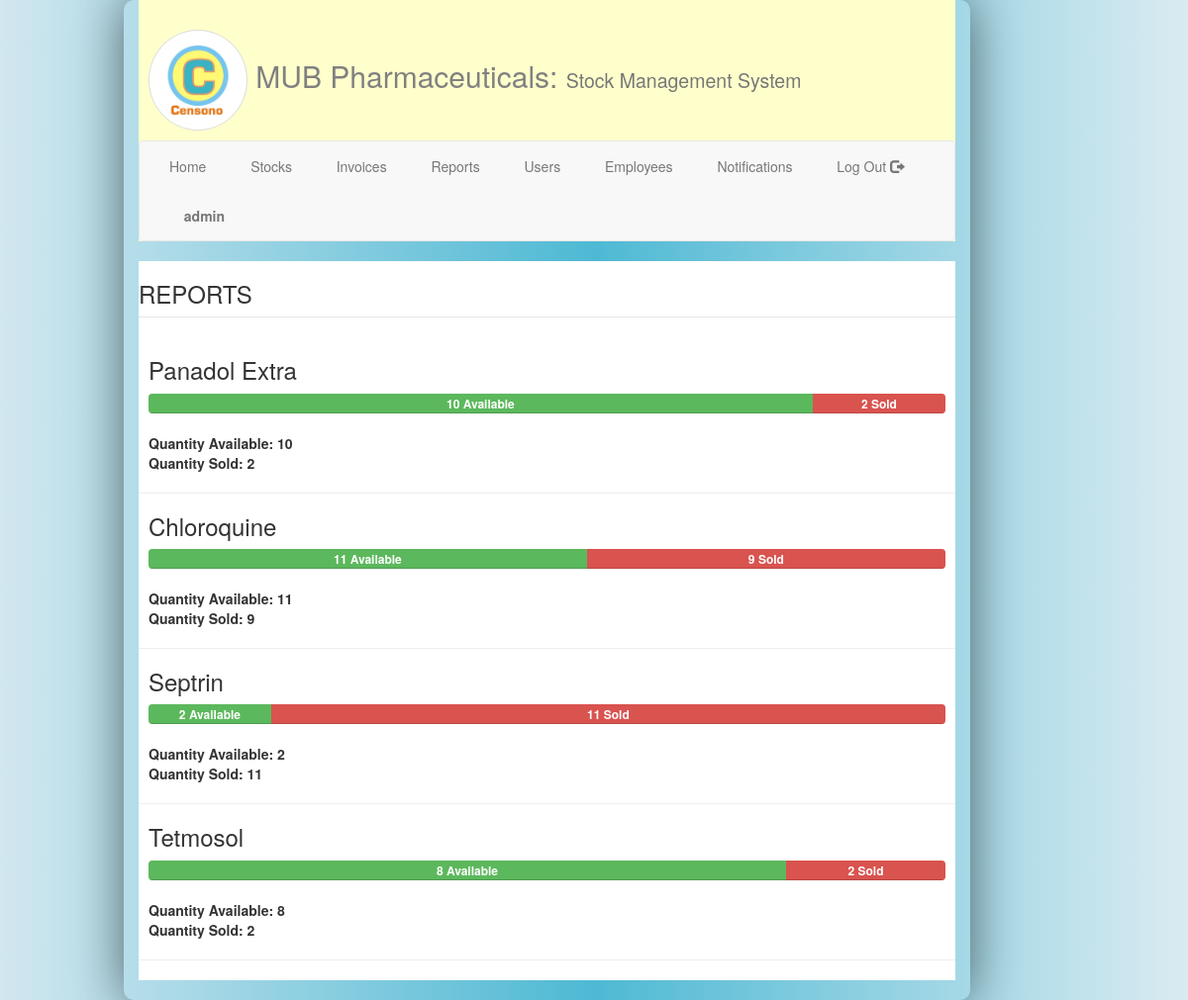
/reports.php (signed in), run on the app's committed database.
### tables this page shows
CREATE TABLE `stocks` (
  `id` int(5) NOT NULL auto_increment,
  `name` varchar(25) NOT NULL,
  `price` varchar(6) NOT NULL,
  `quantity` varchar(6) NOT NULL,
  `quantity_sold` varchar(6) NOT NULL,
  `status` varchar(10) NOT NULL default 'Available',
  `expiry` varchar(10) NOT NULL,
  PRIMARY KEY  (`id`)
);

### reports.php (the view, shortened to what this page needs)
<head>
<link rel="stylesheet" type="text/css" href="bootstrap.min.css">
<link rel="stylesheet" type="text/css" href="fontawesome/css/all.css">
</head>
<body>
<div class="container">
	<div class="col-md-9">
		<?php
		include('head.php');
		?>
<div style="background-color: white;">
	<fieldset>
		<legend><h3>REPORTS</h3></legend>
<?php
$sql="SELECT * FROM stocks ";
$result=mysql_query($sql);
while($rows=mysql_fetch_assoc($result)){
	$stock_quantity_sold=$rows['quantity_sold'];
	$stock_quantity=$rows['quantity'];
	$total_quantity=$stock_quantity+$stock_quantity_sold;
	$per_available=($stock_quantity/$total_quantity)*100;
	$per_sold=100-$per_available;
?>
<div style="padding-left: 10px; padding-right: 10px;"><h3><?php echo $rows['name']; ?></h3>
 <div class="progress">
  <div class="progress-bar progress-bar-success" role="progressbar" style="width:<?php echo $per_available; ?>%">
    <b><?php echo $stock_quantity; ?> Available</b>
  </div>
  <div class="progress-bar progress-bar-danger" role="progressbar" style="width:<?php echo $per_sold; ?>%">
    <b><?php echo $stock_quantity_sold; ?> Sold</b>
  </div>
</div>
<b>Quantity Available: <?php echo $stock_quantity; ?> </b><br>
<b>Quantity Sold: <?php echo $stock_quantity_sold; ?></b>
</div> <hr>
<?php
}
?>
	</fieldset>
</div>
	</div>
</div>
</body>

### reports.php (style rules this page uses)
body { background: rgba(210,231,239,1); background: -moz-linear-gradient(left, rgba(210,231,239,1) 0%, rgba(78,185,212,1) 50%, rgba(218,235,241,1) 100%); background: -webkit-gradient(left top, right top, color-stop(0%, rgba(210,231,239,1)), color-stop(50%, rgba(78,185,212,1)), color-stop(100%, rgba(218,235,241,1))); background: -webkit-linear-gradient(left, rgba(210,231,239,1) 0%, rgba(78,185,212,1) 50%, rgba(218,235,241,1) 100%); background: -o-linear-gradient(left, rgba(210,231,239,1) 0%, rgba(78,185,212,1) 50%, rgba(218,235,241,1) 100%); background: -ms-linear-gradient(left, rgba(210,231,239,1) 0%, rgba(78,185,212,1) 50%, rgba(218,235,241,1) 100%); background: linear-gradient(to right, rgba(210,231,239,1) 0%, rgba(78,185,212,1) 50%, rgba(218,235,241,1) 100%); filter: progid:DXImageTransform.Microsoft.gradient( startColorstr='#d2e7ef', endColorstr='#daebf1', GradientType=1 ); }
.col-md-9 { -webkit-box-shadow: 0px 0px 52px 0px rgba(0,0,0,0.55); -moz-box-shadow: 0px 0px 52px 0px rgba(0,0,0,0.55); box-shadow: 0px 0px 52px 0px rgba(0,0,0,0.55); border-radius: 10px; padding-bottom: 20px; }

### data on the page
stocks: name "Panadol Extra", quantity "10", quantity_sold "2"
stocks: name "Chloroquine", quantity "11", quantity_sold "9"
stocks: name "Septrin", quantity "2", quantity_sold "11"
stocks: name "Tetmosol", quantity "8", quantity_sold "2"

### other printed values
$_SESSION['username'] "admin"
